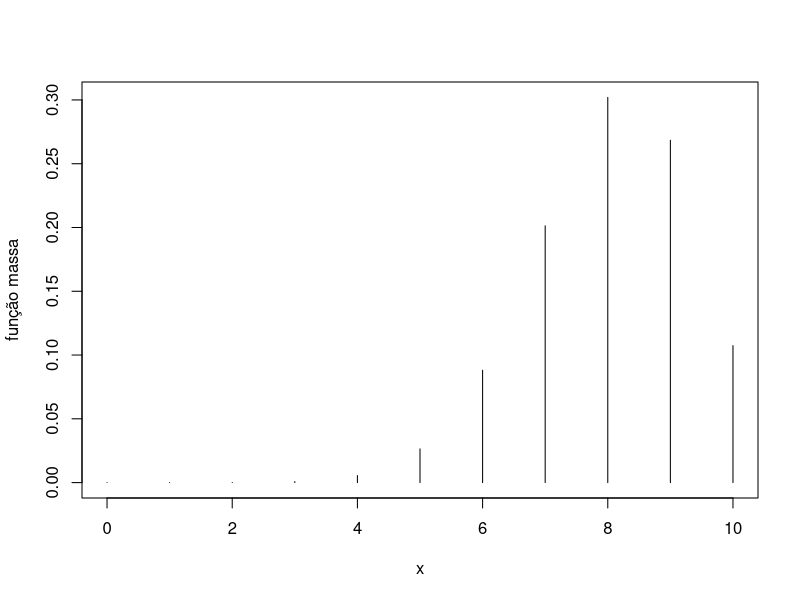

Recreate this plot in R.
n = 10
p=0.8

#P(X=6)
dbinom(6,n,p)


# P(X<=5)
pbinom(5,n,p,lower.tail = TRUE)
#P(X>7)
pbinom(7,n,p,lower.tail = FALSE)

#grafico
x <- 0:n #grafico d f.m.p
gx <- dbinom(x,n,p)

plot(x,gx,type = "h", ylab = "função massa")